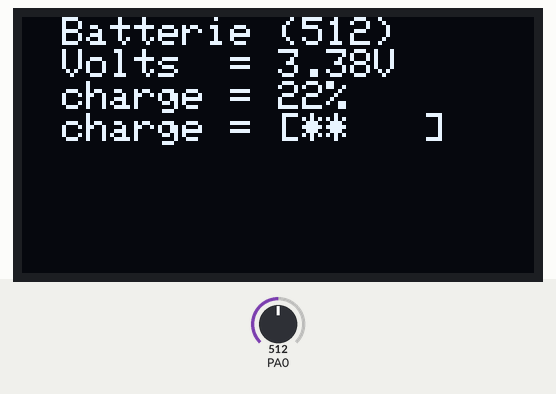
The sketch below on a simulated STM32 Blue Pill. Parts: 128×64 one-colour display. Inputs (shaded band) come from the test bench; at power-on: PA0 = 512. What the sketch prints to the serial monitor is not drawn.

Above: at 1.2 s.
1.3 s: PA0 set to 306
At 2.9 s:
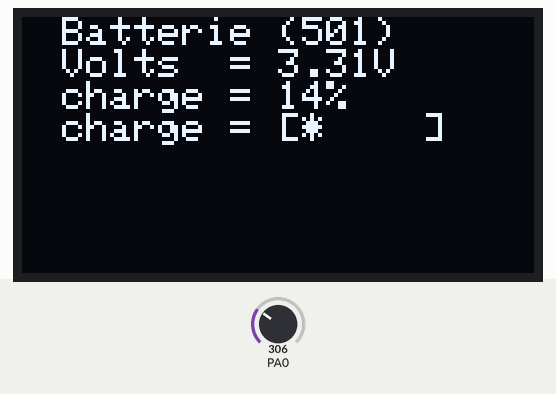
5.3 s: PA0 set to 489
At 7.0 s:
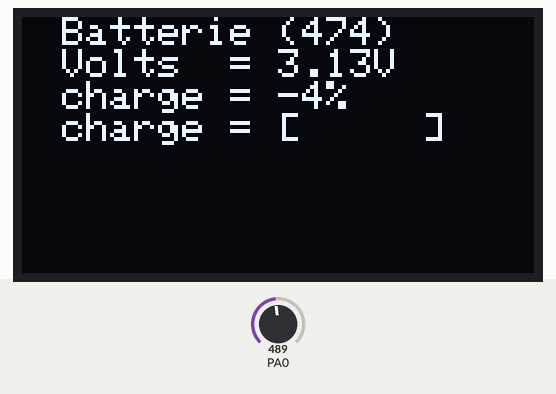
8.7 s: PA0 set to 518
At 10.8 s:
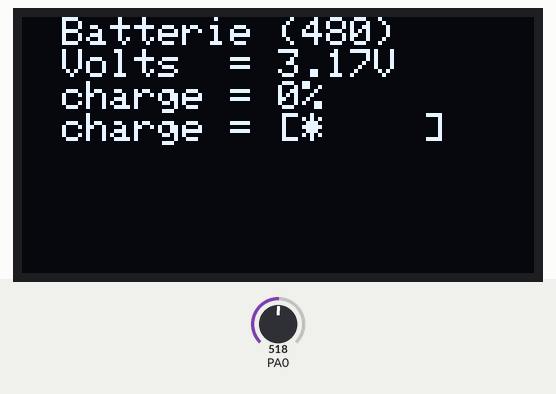
12.7 s: PA0 set to 607
At 15.2 s:
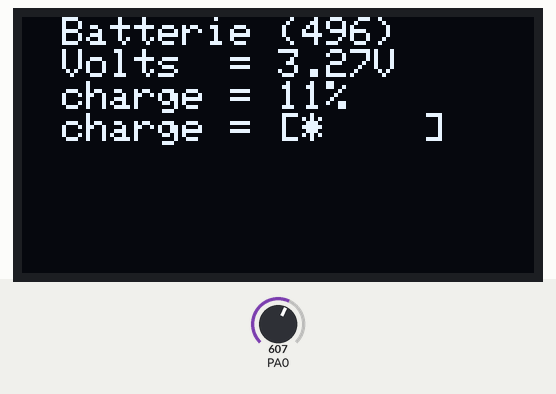
16.7 s: PA0 set to 630
At 17.9 s:
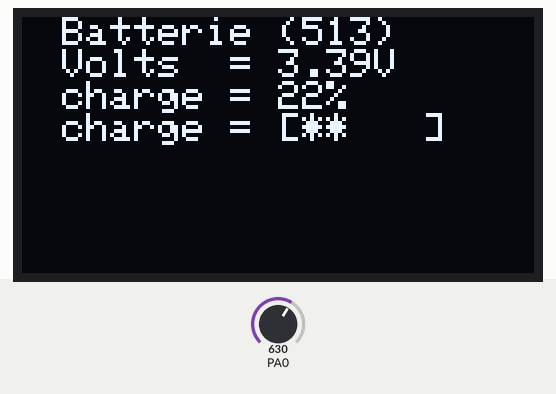
20.7 s: PA0 set to 900
At 25.1 s:
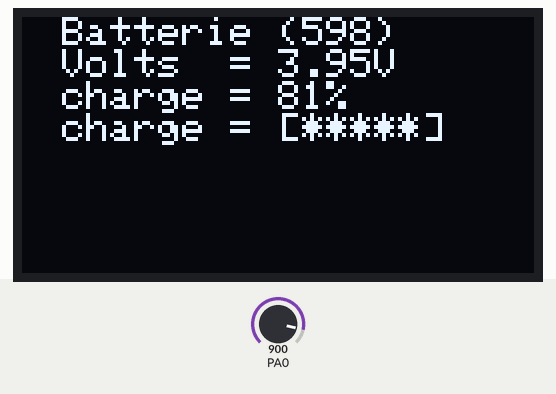
Timing chart, 0 to 25.7 s (numbered marks = the images above; inputs shaded):
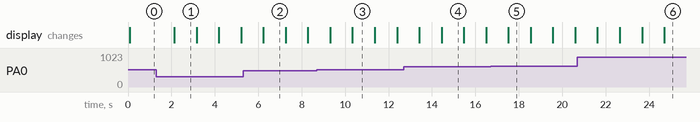

The sketch:

mesureBatterie.ino
```cpp
//
//  mesure Batterie Level
//
//  Created by    : Bruno FROGER
//  creation date : 2018-12-14
//
// Pour Arduino Feather
// processeur ATMega328P (old Bootloader)
//


#include <arduino.h>
#include "afficheur.hpp"

#define MAIN_LOOP_DELAY 1000

handzDisplay myDisplay;
//*********************************************
//*
//*       S E T U P
//*
//*********************************************
void setup(){

    // initialize serial communication
    Serial.begin(38400);
    int timeoutInitSerial = 100;
    while (timeoutInitSerial-- > 0)
    {
        if (Serial)
            break;
        delay(10);
    }
    Serial.println("Serial initialized");
    myDisplay.init();
}


//*********************************************
//*
//*       L O O P
//*
//*********************************************
void loop(){
    int valMesure = analogRead(A0);
    myDisplay.displayBatterie(valMesure);
    delay(MAIN_LOOP_DELAY);
}
```

afficheur.cpp
```cpp
//   afficheur.cpp

#include <arduino.h>
#include "afficheur.hpp"


int decalage = 64;

//*********************************************
//*
//*       Constructor
//*
//*********************************************
handzDisplay::handzDisplay()
{
}

//*********************************************
//*
//*       Destructor
//*
//*********************************************
handzDisplay::~handzDisplay()
{
}

//*********************************************
//*
//*       afficheurInit
//*
//*********************************************
void handzDisplay::init(void){
    Serial.println("OLED FeatherWing test");
    // by default, we'll generate the high voltage from the 3.3v line internally! (neat!)
    display.begin(SSD1306_SWITCHCAPVCC, 0x3C);  // initialize with the I2C addr 0x3C (for the 128x32)

    somme = analogRead(A0)*nbVal;
    moyenne = somme / nbVal;
    display.clearDisplay();
    display.display();
}

//*********************************************
//*
//*       displayBatterie
//*
//*********************************************
void handzDisplay::displayBatterie(int valeur){
    somme = somme - moyenne + valeur;
    moyenne = somme / nbVal;
    display.clearDisplay();
    display.setTextSize(1);
    display.setTextColor(WHITE);
    display.setCursor(10,0);
    display.print("Batterie (");
    display.print(moyenne);
    display.println(")");
    display.setTextSize(1);
    display.setCursor(10,8);
    display.print("Volts  = ");
    //float valVolt = (float) (moyenne - 205) / 100;
    float valVolt = (float) moyenne  / 151.5;
    display.print(valVolt);
    display.println("V");
    int charge = map(moyenne,480,625,0,100);
    display.setCursor(10,16);
    display.print("charge = ");
    display.print(charge);
    display.println("%");
    display.setCursor(10,24);
    display.print("charge = [");
    for (int i = 0 ; i <= 90 ; i +=20 ){
        if (i <= charge ){
            display.print("*");
        }else {
            display.print(" ");
        }
    }
    display.println("]");
    display.display();
}
```

afficheur.hpp
```cpp
//  afficheur.hpp

#ifndef __AFFICHEUR_HPP
#define __AFFICHEUR_HPP

#include <Adafruit_GFX.h>
#include <Adafruit_SSD1306.h>

extern Adafruit_SSD1306 display;

#if defined(ESP8266)
  #define BUTTON_A 0
  #define BUTTON_B 16
  #define BUTTON_C 2
  #define LED      0
#elif defined(ESP32)
  #define BUTTON_A 15
  #define BUTTON_B 32
  #define BUTTON_C 14
  #define LED      13
#elif defined(ARDUINO_STM32F2_FEATHER)
  #define BUTTON_A PA15
  #define BUTTON_B PC7
  #define BUTTON_C PC5
  #define LED PB5
#elif defined(TEENSYDUINO)
  #define BUTTON_A 4
  #define BUTTON_B 3
  #define BUTTON_C 8
  #define LED 13
#elif defined(ARDUINO_FEATHER52)
  #define BUTTON_A 31
  #define BUTTON_B 30
  #define BUTTON_C 27
  #define LED 17
#else // 32u4, M0, M4, and 328p
  #define BUTTON_A 9
  #define BUTTON_B 6
  #define BUTTON_C 5
  #define LED      13
#endif

#if (SSD1306_LCDHEIGHT != 32)
  #error("Height incorrect, please fix Adafruit_SSD1306.h!");
#endif


class handzDisplay
{
  public:
    handzDisplay(void);
    ~handzDisplay();
    void init(void);
    void displayBatterie(int);

  private:

    int moyenne, somme=0;
    int nbVal = 20;
    Adafruit_SSD1306 display = Adafruit_SSD1306();

};

#endif
```

Measured:
- the behaviour switches between 500 and 501 on PA0 (found by bisection; images 2 and 3)
- the behaviour switches between 618 and 619 on PA0 (found by bisection; images 4 and 5)
- after the input at 1.3 s, the display: changes after 0.83 s (image 1)
- what the display in image 1 shows lasts 1.1 s, from 2.1 s to 3.2 s
